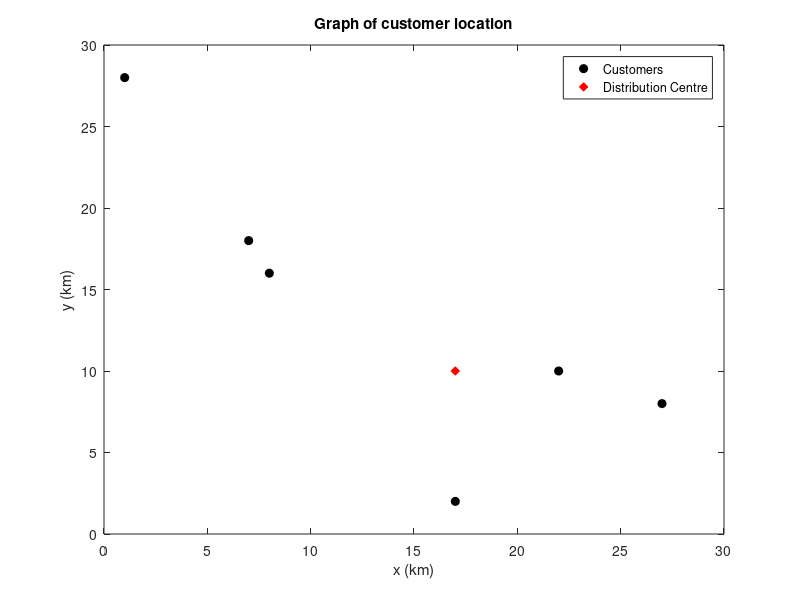

Recreate this plot in MATLAB.
% Name: Andrew Pang
% Date: 19 APR 2019  
% Task 4 :  Distribution centre
clear all;close all;clc; 

%vector c is number of each customer 
cn = 1:1:6;

%vector cx,cy and cv is the x positions, y positions and volume of each customer
cx = [ 1 7 8 17 22 27 ];
cy = [ 28 18 16 2 10 8 ];
cv = [ 5 11 1 9 7 6];

%initialize a matrix coord containing zeros
coord = zeros(30,30);

%runs thru every column of each row for every row 
for y = 1:1:length(coord)
    for x = 1:1:length(coord)
        cost = 0;
        for c = cn
            cost = cost + 0.5*cv(c).*sqrt((x-cx(c)).^2 + (y-cy(c)).^2);
        end
        coord(y,x) = cost;
    end
end

%finds the minimum value and its coordinates
minival = min(min(coord));
[ ypos, xpos ] = find(coord == minival);

%plots the given graph
plot(cx,cy,'ko','MarkerFaceColor','black');
hold on

%plots the centralized distribution centre's location
plot(xpos,ypos,'rd','MarkerFaceColor','red');

%labels the axes
title('Graph of customer location')
xlabel('x (km)');
ylabel('y (km)');
legend('Customers','Distribution Centre')

fprintf('The minimum cost is $%f',minival)